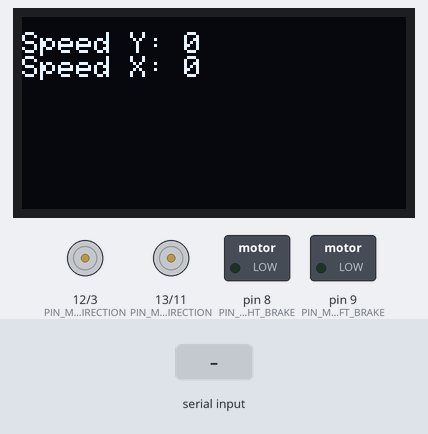
Simulated run of this sketch. Board: Arduino Mega 2560, built with avr-gcc and run on an emulated ATmega2560. Parts: 128×64 one-colour display, direction and speed pins drawn as motors (green arrow = direction pin HIGH = forward, orange = LOW = backward, longer = more drive), switched loads named in the sketch (green lamp = pin HIGH). Inputs (shaded band) come from the test bench.

Above: at 12.4 s.
12.5 s: "Y90\n" received over the second serial link
At 13.8 s:
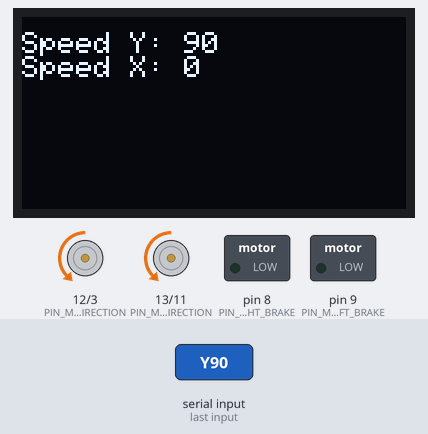
14.1 s: "D90\n" received over the second serial link
At 14.24 s:
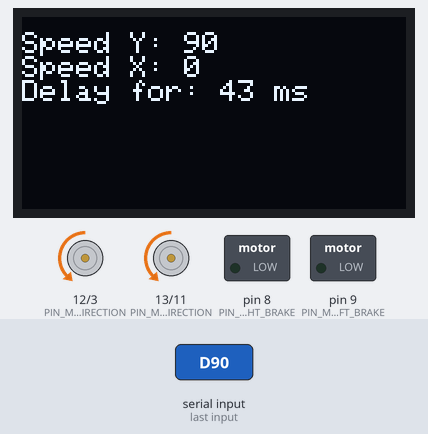
15.8 s: "Y,45\n" received over the second serial link
At 16.1 s:
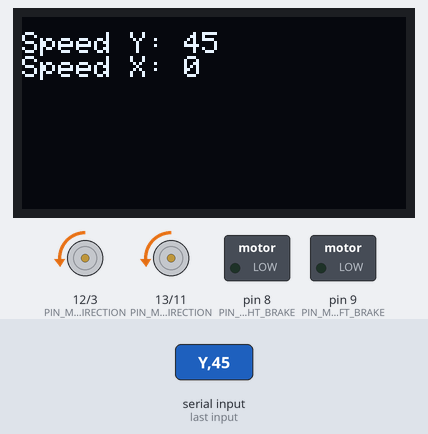
17.3 s: "X90\n" received over the second serial link
At 18.5 s:
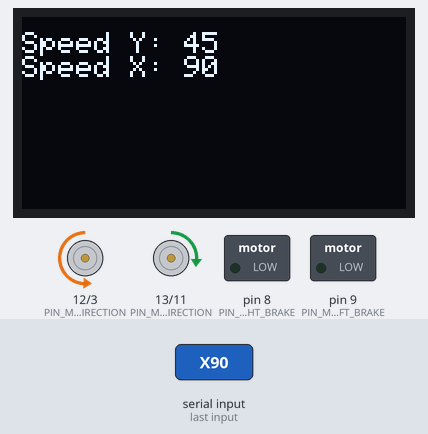
18.8 s: "W90\n" received over the second serial link
At 19.8 s:
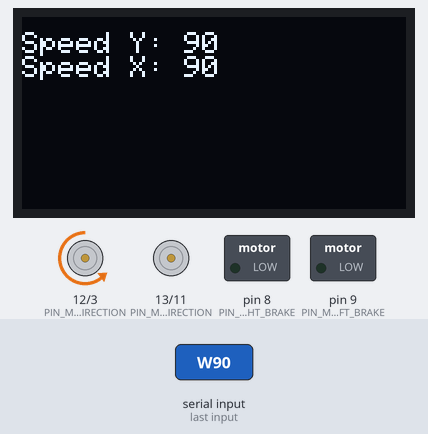
20.4 s: "X,45\n" received over the second serial link
At 21.1 s:
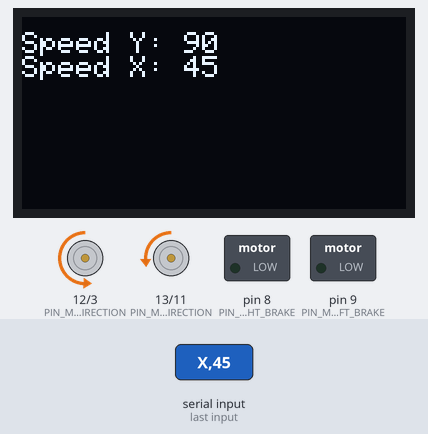
Timing chart, 0 to 22.9 s (numbered marks = the images above; inputs shaded):
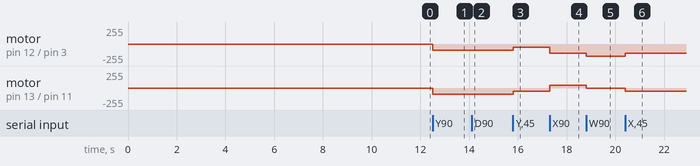

The sketch:

Arduino_robot.ino
```cpp
#include "skidSteer.h"
#include "configuration.h"
#include <stdio.h>
#include <stdarg.h>


/* Variables */
long lcdLastUpdate = 0;
int speedX = 0;
int speedY = 0;

SkidSteer skidSteer;

/* Function prototypes*/
void updateLCD(void);
void sendResponse(char * response);
void sendResponse(const char * formatter, ...);

/* Put your setup code in this function, to run once: */
void setup() {
  Serial.begin(9600);
  BLUETOOTH_MODULE_SERIAL_PORT.begin(BLUETOOTH_MODULE_BAUD_RATE);
  BLUETOOTH_MODULE_SERIAL_PORT.setTimeout(BLUETOOTH_READ_TIMEOUT);

#ifdef HAS_OLED_LCD
  /* Init OLED display connected at i2c address 0x3C */
  display.begin(SSD1306_SWITCHCAPVCC, 0x3C);
  display.clearDisplay();
  display.setTextSize(1);
  display.setTextColor(WHITE);
#endif /* HAS_OLED_LCD */

  /* Send message to Android console */
  sendResponse("Arduino Tank ready");
  skidSteer.delay(11000);
}

void loop() {

  /* Check if there is data available in Bluetooth Serial Buffer */
  if (BLUETOOTH_MODULE_SERIAL_PORT.available() && !skidSteer.isDelaying()) {
    char command = BLUETOOTH_MODULE_SERIAL_PORT.read();
    long timeReadingStart = millis();
    long value;

    switch (command) {

      /* Commands send by Android app.
         Format: #VALUE where # is the letter prefix and VALUE is an interger 0-255
         Example: X100 == Move in x direction at speed of 100 */

      case 'Y':   /* Command accelerometer tilt in y direction */
      case 'W':   /* Command joystick y-axis*/
        speedY = BLUETOOTH_MODULE_SERIAL_PORT.parseInt();;
        break;

      case 'X':   /* Command accelerometer tilt in x direction */
      case 'A':   /* Command joystick x-axis */
        speedX = BLUETOOTH_MODULE_SERIAL_PORT.parseInt();;
        break;
      case 'D':   /* Command wait or delay */
        value = BLUETOOTH_MODULE_SERIAL_PORT.parseInt();
        sendResponse("Arduino Tank: Delaying for %d ms", value);
        skidSteer.delay(value);
        break;
      case 'N':   /* Command move amount of distance in cm backward */
        value = BLUETOOTH_MODULE_SERIAL_PORT.parseInt();
        sendResponse("Arduino Tank: Moving %d cm backward", value);
        skidSteer.moveDistance((int)value, false);
        break;
      case 'H':   /* Command move amount of distance in cm forward */
        value = BLUETOOTH_MODULE_SERIAL_PORT.parseInt();
        sendResponse("Arduino Tank: Moving %d cm forward", value);
        skidSteer.moveDistance((int)value, true);
        break;
      case 'J':   /* Command rotate counterclockwise amount of degrees */
        value = BLUETOOTH_MODULE_SERIAL_PORT.parseInt();
        sendResponse("Arduino Tank: Rotating %d degrees CCW", value);
        skidSteer.rotate((int)value, true);
        break;
      case 'K':   /* Command rotate clockwise amount of degrees */
        value = BLUETOOTH_MODULE_SERIAL_PORT.parseInt();
        sendResponse("Arduino Tank: Rotating %d degrees CW", 100);
        skidSteer.rotate((int)value, false);
        break;
      case 'S':   /* Command set x speed to 0 and y speed to 0-255 */
        value = BLUETOOTH_MODULE_SERIAL_PORT.parseInt();
        sendResponse("Arduino Tank: Speed set to %d. Max value is set to %d and Min %d", value, MOTOR_SPEED_MAX, MOTOR_SPEED_MIN);
        speedY = value;
        speedX = 0;
        break;
      default:
        sendResponse("Arduino Tank: Unknown command \"%c\"", command);

        break;
    }
  }

  /* Update LCD every 500 ms */
  if (millis() >= (lcdLastUpdate + 100)) {
    updateLCD();
    lcdLastUpdate = millis();
  }

  /* Check that delay function is inactive */
  if (!skidSteer.isDelaying()) {
    skidSteer.move(speedX, speedY);
  }
}


/* Updates content of the OLED LCD if LCD is connected */
void updateLCD() {

#ifdef HAS_OLED_LCD
  char text[40];
  if (skidSteer.isDelaying()) {
    sprintf(text, "Speed Y: %d\nSpeed X: %d\nDelay for: %d ms", speedY, speedX, skidSteer.getRemainingDelayTime());
  } else {
    sprintf(text, "Speed Y: %d\nSpeed X: %d", speedY, speedX);
  }
  display.clearDisplay();
  display.setCursor(0, 5);
  display.print(text);
  display.display();
#endif /* HAS_OLED_LCD */
}

/* Send message to Android App console
   @param formatter: String that contains a format string
   @param values: Additioanl int values reltated to formatter string
*/
void sendResponse(const char * formatter, ...) {
  va_list args;
  va_start(args, formatter);

  char response[80] = {"\0"};
  vsprintf(response, formatter, args);

  BLUETOOTH_MODULE_SERIAL_PORT.write(response);
  BLUETOOTH_MODULE_SERIAL_PORT.write("\r");
  BLUETOOTH_MODULE_SERIAL_PORT.flush();

  va_end(args);

}

/* Send message to Android App console
   @param response: pointer to message to send
*/
void sendResponse(char * response) {
  BLUETOOTH_MODULE_SERIAL_PORT.write(response);
  BLUETOOTH_MODULE_SERIAL_PORT.write("\r");
  BLUETOOTH_MODULE_SERIAL_PORT.flush();
}
```

skidSteer.cpp
```cpp
#include "skidSteer.h"

/* Private code */

/*
 * @brief   LP298P Motor driver initialization prosedure.
 *          If left or right pwm pin is not defined then
 *          skidSteerInitializationFailed is set to true
 */
void SkidSteer::initialize() {

#ifdef PIN_MOTOR_LEFT_DIRECTION || PIN_MOTOR_RIGHT_DIRECTION
  pinMode(PIN_MOTOR_LEFT_DIRECTION, OUTPUT);
  pinMode(PIN_MOTOR_RIGHT_DIRECTION, OUTPUT);
  skidSteerIsReady = true;
#else
  skidSteerInitializationFailed = true
#endif

#ifdef PIN_MOTOR_LEFT_BRAKE && PIN_MOTOR_RIGHT_BRAKE
  pinMode(PIN_MOTOR_LEFT_BRAKE, OUTPUT);
  pinMode(PIN_MOTOR_RIGHT_BRAKE, OUTPUT);

  releaseMotorBrakes(true);
#endif

}

/*
 * @brief   Engage the motor brakes by setting positive
 *          DC signal to the motor driver chips brake pins.
 *          This will not work if the traces to the brake inputs
 *          are cut on the motor shield or brake pins are
 *          undefined.
 */
void SkidSteer::releaseMotorBrakes(boolean releaseBrakes) {
#ifdef PIN_MOTOR_LEFT_BRAKE && PIN_MOTOR_RIGHT_BRAKE
  digitalWrite(PIN_MOTOR_LEFT_BRAKE, releaseBrakes ? LOW : HIGH);
  digitalWrite(PIN_MOTOR_RIGHT_BRAKE, releaseBrakes ? LOW : HIGH);
#endif
}

/* Public code */

/*
 * @brief   Function that calculates left and right motor
 *          speed based on y and x vectors. Requires that initialization
 *          is passed succesfully
 * @param   y: Speed vector in y direction
 * @param   x: Speed vector in x direction
 */
void SkidSteer::move(int y, int x) {
  if (!skidSteerIsReady) {
    initialize();
    if(skidSteerInitializationFailed) {
      return;
    }
  }
  int motorSpeedLeft = x + y;
  int motorSpeedRight = x - y;
  float leftMotorScaled, rightMotorScaled;
  float leftMotorScale, rightMotorScale, maxMotorScale;


  /* Calculate the scale of the results in comparision base 8 bit PWM resolution */
  leftMotorScale =  motorSpeedLeft / 255.0;
  leftMotorScale = abs(leftMotorScale);
  rightMotorScale =  motorSpeedRight / 255.0;
  rightMotorScale = abs(rightMotorScale);

  /* Choose the max scale value if it is above 1 */
  maxMotorScale = max(leftMotorScale, rightMotorScale);
  maxMotorScale = max(1, maxMotorScale);

  /* And apply it to the mixed values */
  leftMotorScaled = constrain(motorSpeedLeft / maxMotorScale, -255, 255);
  rightMotorScaled = constrain(motorSpeedRight / maxMotorScale, -255, 255);

  digitalWrite(PIN_MOTOR_LEFT_DIRECTION, !(leftMotorScaled > 0));
  digitalWrite(PIN_MOTOR_RIGHT_DIRECTION, !(rightMotorScaled > 0));

  analogWrite(PIN_MOTOR_LEFT_SPEED, leftMotorScaled < 0 ? leftMotorScaled * -1 : leftMotorScaled);
  analogWrite(PIN_MOTOR_RIGHT_SPEED, rightMotorScaled < 0 ? rightMotorScaled * -1 : rightMotorScaled);
}

/*
 * @brief   Halts the robot movement by sending zero width pwm pulse
 *          to motor driver chip. No quarantees that robot will
 *          actually stop. To engage brakes
 *          call releaseMotorBrakes(false) function
 */
void SkidSteer::stop() {
  analogWrite(PIN_MOTOR_LEFT_SPEED, 0);
  analogWrite(PIN_MOTOR_RIGHT_SPEED, 0);

}

/*
 * @brief   A non blocking delay function. This wont stop
 *          main loop to excecuting the program and will not notify
 *          when then delay is complete. There are also no guarantees
 *          that delayed time is exactly the time is requested to delay.
 * @param   timesInMillis: Amount of time in milliseconds to delay
 */
void SkidSteer::delay(long timeInMillis) {
  delayUntil = millis() + timeInMillis;
}

/*
 * @brief   Function to check if rquested delay time is  passed
 * @retval  return true if delay is complete
 */
boolean SkidSteer::isDelaying() {
  return (millis() < delayUntil);
}

/* @brief
   @retval  Returns amount of milliseconds to delay */
long SkidSteer::getRemainingDelayTime() {
  return delayUntil - millis();
}

/*
 * @brief   Move amount of distance in cm basing on feedback
 *          coming from the motor sensor (i.g pulse sensor)
 * @param   distanceInCm: Distance to move in cm
 * @param   forward: Direction of the movement.
 *          True if forward false if backward
 */
void SkidSteer::moveDistance(int distanceInCm, boolean forward) {
#ifdef MOTOR_TYPE_STEPPER_MOTOR
    /* TODO */
#elif HAS_MOTOR_FEEDBACK_SENSOR
    /* TODO */
#else
    /* No feedback sensor connected. Use timers to move distance approximately */
    int deltaTime = distanceInCm * 1000; // Lets assume that it takes one second to move one cm


#endif
}

/*
 * @brief   Rotate amount of degrees either counterclockwise or clockwise
 *          basing on the feedback coming from the accelerometer sensor.
 * @param   degreesToRotate: amount of degrees to rotate
 * @param   CCW: Rotation direction. True if counterclockwise, else false
 */
void SkidSteer::rotate(int degreesToRotate, boolean CCW) {

}
```

skidSteer.h
```cpp
#ifndef SKID_STEER_H
#define SKID_STEER_H

#include <Arduino.h>

#define MOTOR_SPEED_MAX 255
#define MOTOR_SPEED_MIN -255

/* Defines for the motor shield channel A */
#define PIN_MOTOR_LEFT_DIRECTION 12
#define PIN_MOTOR_LEFT_BRAKE 9
#define PIN_MOTOR_LEFT_SPEED 3

/* Defines for the motor shield channel B */
#define PIN_MOTOR_RIGHT_DIRECTION 13
#define PIN_MOTOR_RIGHT_BRAKE 8
#define PIN_MOTOR_RIGHT_SPEED 11


class SkidSteer {
  private:
    /* Variables */
    bool skidSteerIsReady = false;
    bool skidSteerInitializationFailed = false;
    long delayUntil = 0;

    /* Private function prototypes */
    void initialize();
    void releaseMotorBrakes(boolean releaseBrakes);

  public:
    /* Public function prototypes */
    void move(int y, int x);
    void stop();
    void delay(long timeInMillis);
    void moveDistance(int distanceInCm, boolean forward);
    void rotate(int degreesToRotate, boolean CCW);

    boolean isDelaying();
    long getRemainingDelayTime();
};


#endif /*SKID_STEER_H*/
```

configuration.h
```cpp
/* Uncomment the following defination if SSD1306 0.96" I2C 128X64 OLED LCD is connected */
/* #define HAS_OLED_LCD */
#define HAS_OLED_LCD
#ifdef  HAS_OLED_LCD
/* Import libraries that are required to communicate with
   the SSD1306 0.96" I2C 128X64 OLED LCD.

   Download the following libraries
   https://github.com/adafruit/Adafruit-GFX-Library
   https://github.com/adafruit/Adafruit_SSD1306
*/
#include <Adafruit_GFX.h>
#include <Adafruit_SSD1306.h>
#include <Wire.h>

#define OLED_RESET 4
Adafruit_SSD1306 display(OLED_RESET);

#endif /* HAS_OLED_LCD */

/* Uncomment the following defination if Ultrasonic HC-SR04 Distance Sensor is connected */
/* #define HAS_ULTRASONIC_DISTANCE_SENSOR */
#ifdef HAS_ULTRASONIC_DISTANCE_SENSOR

/* Import library that is reguired to communicate wit the sensor
   Link to download NewPing library
   http://playground.arduino.cc/Code/NewPing#Download */
#include <NewPing.h>

/* Defines for the ultrasonic distance sensor */
#define PIN_ULTRASONIC_TRIGGER 51                 // Arduino pin tied to trigger pin on the ultrasonic sensor.
#define PIN_ULTRASONIC_ECHO 53                    // Arduino pin tied to echo pin on the ultrasonic sensor.
#define ULTRASONIC_MAX_DISTANCE 200               // Maximum distance we want to ping for (in centimeters)

#endif /* HAS_ULTRASONIC_DISTANCE_SENSOR */

/* Serial port at which bluetooth module is connected.
   Arduino UNO has only one serial port, so change the value to
   Serial and make sure to disconnect the module when uploading the code
   to the Arduino board */
#define BLUETOOTH_MODULE_SERIAL_PORT    Serial2
#define BLUETOOTH_MODULE_BAUD_RATE      57600
#define BLUETOOTH_READ_TIMEOUT          100
```

Measured:
- after the input at 12.5 s, motor on pin 12 (PIN_MOTOR_LEFT_DIRECTION) / pin 3 (PIN_MOTOR_LEFT_SPEED), motor on pin 13 (PIN_MOTOR_RIGHT_DIRECTION) / pin 11 (PIN_MOTOR_RIGHT_SPEED): stopped → backward 90/255 at once; the display: changes after 0.13 s (image 1)
- after the input at 14.1 s, the display: changes after 0.08 s (image 2)
- after the input at 15.8 s, motor on pin 12 (PIN_MOTOR_LEFT_DIRECTION) / pin 3 (PIN_MOTOR_LEFT_SPEED), motor on pin 13 (PIN_MOTOR_RIGHT_DIRECTION) / pin 11 (PIN_MOTOR_RIGHT_SPEED): backward 90/255 → backward 45/255 at once; the display: changes after 0.06 s (image 3)
- after the input at 17.3 s, motor on pin 12 (PIN_MOTOR_LEFT_DIRECTION) / pin 3 (PIN_MOTOR_LEFT_SPEED): backward 45/255 → backward 135/255 at once; motor on pin 13 (PIN_MOTOR_RIGHT_DIRECTION) / pin 11 (PIN_MOTOR_RIGHT_SPEED): backward 45/255 → forward 45/255 at once; the display: changes after 0.10 s (image 4)
- after the input at 18.8 s, motor on pin 12 (PIN_MOTOR_LEFT_DIRECTION) / pin 3 (PIN_MOTOR_LEFT_SPEED): backward 135/255 → backward 180/255 at once; motor on pin 13 (PIN_MOTOR_RIGHT_DIRECTION) / pin 11 (PIN_MOTOR_RIGHT_SPEED): forward 45/255 → stopped at once; the display: changes after 0.13 s (image 5)
- after the input at 20.4 s, motor on pin 12 (PIN_MOTOR_LEFT_DIRECTION) / pin 3 (PIN_MOTOR_LEFT_SPEED): backward 180/255 → backward 135/255 at once; motor on pin 13 (PIN_MOTOR_RIGHT_DIRECTION) / pin 11 (PIN_MOTOR_RIGHT_SPEED): stopped → backward 45/255 at once; the display: changes after 0.07 s (image 6)
